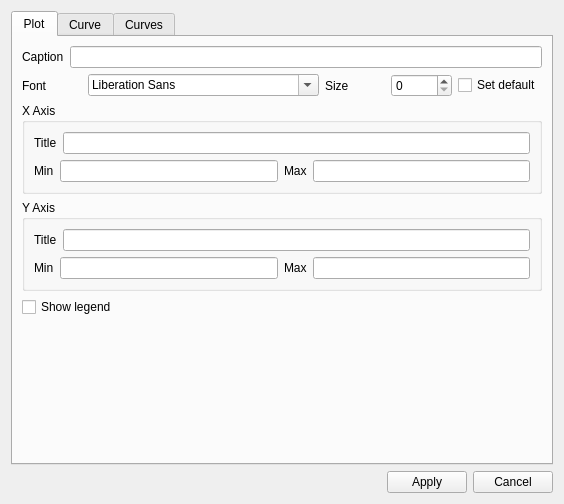
<?xml version="1.0" encoding="UTF-8"?>
<ui version="4.0">
 <class>PlotDialog</class>
 <widget class="QDialog" name="PlotDialog">
  <property name="geometry">
   <rect>
    <x>0</x>
    <y>0</y>
    <width>564</width>
    <height>504</height>
   </rect>
  </property>
  <property name="windowTitle">
   <string>Plot settings</string>
  </property>
  <layout class="QVBoxLayout" name="verticalLayout_8">
   <item>
    <widget class="QTabWidget" name="tabWidget">
     <property name="currentIndex">
      <number>0</number>
     </property>
     <widget class="QWidget" name="tab">
      <attribute name="title">
       <string>Plot</string>
      </attribute>
      <layout class="QVBoxLayout" name="verticalLayout_3">
       <item>
        <layout class="QHBoxLayout" name="horizontalLayout_6">
         <item>
          <widget class="QLabel" name="label">
           <property name="text">
            <string>Caption</string>
           </property>
          </widget>
         </item>
         <item>
          <widget class="QLineEdit" name="leCaption"/>
         </item>
        </layout>
       </item>
       <item>
        <layout class="QHBoxLayout" name="horizontalLayout_7">
         <item>
          <widget class="QLabel" name="label_8">
           <property name="text">
            <string>Font</string>
           </property>
          </widget>
         </item>
         <item>
          <widget class="QFontComboBox" name="fcbTitleFont"/>
         </item>
         <item>
          <widget class="QLabel" name="label_9">
           <property name="text">
            <string>Size</string>
           </property>
          </widget>
         </item>
         <item>
          <widget class="QSpinBox" name="sbTitleFontSize">
           <property name="minimumSize">
            <size>
             <width>61</width>
             <height>0</height>
            </size>
           </property>
          </widget>
         </item>
         <item>
          <widget class="QCheckBox" name="cbSetDefaultTitleFont">
           <property name="text">
            <string>Set default</string>
           </property>
          </widget>
         </item>
        </layout>
       </item>
       <item>
        <widget class="QGroupBox" name="groupBox">
         <property name="title">
          <string>X Axis</string>
         </property>
         <layout class="QVBoxLayout" name="verticalLayout">
          <item>
           <layout class="QHBoxLayout" name="horizontalLayout_2">
            <item>
             <widget class="QLabel" name="label_6">
              <property name="text">
               <string>Title</string>
              </property>
             </widget>
            </item>
            <item>
             <widget class="QLineEdit" name="leXTitle"/>
            </item>
           </layout>
          </item>
          <item>
           <layout class="QHBoxLayout" name="horizontalLayout_4">
            <item>
             <widget class="QLabel" name="label_5">
              <property name="text">
               <string>Min</string>
              </property>
             </widget>
            </item>
            <item>
             <widget class="QLineEdit" name="leXMin"/>
            </item>
            <item>
             <widget class="QLabel" name="label_4">
              <property name="text">
               <string>Max</string>
              </property>
             </widget>
            </item>
            <item>
             <widget class="QLineEdit" name="leXMax"/>
            </item>
           </layout>
          </item>
         </layout>
        </widget>
       </item>
       <item>
        <widget class="QGroupBox" name="groupBox_2">
         <property name="title">
          <string>Y Axis</string>
         </property>
         <layout class="QVBoxLayout" name="verticalLayout_2">
          <item>
           <layout class="QHBoxLayout" name="horizontalLayout_3">
            <item>
             <widget class="QLabel" name="label_7">
              <property name="text">
               <string>Title</string>
              </property>
             </widget>
            </item>
            <item>
             <widget class="QLineEdit" name="leYTitle"/>
            </item>
           </layout>
          </item>
          <item>
           <layout class="QHBoxLayout" name="horizontalLayout_5">
            <item>
             <widget class="QLabel" name="label_2">
              <property name="text">
               <string>Min</string>
              </property>
             </widget>
            </item>
            <item>
             <widget class="QLineEdit" name="leYMin"/>
            </item>
            <item>
             <widget class="QLabel" name="label_3">
              <property name="text">
               <string>Max</string>
              </property>
             </widget>
            </item>
            <item>
             <widget class="QLineEdit" name="leYMax"/>
            </item>
           </layout>
          </item>
         </layout>
        </widget>
       </item>
       <item>
        <widget class="QCheckBox" name="cbShowLegend">
         <property name="text">
          <string>Show legend</string>
         </property>
        </widget>
       </item>
       <item>
        <spacer name="verticalSpacer_3">
         <property name="orientation">
          <enum>Qt::Vertical</enum>
         </property>
         <property name="sizeHint" stdset="0">
          <size>
           <width>20</width>
           <height>40</height>
          </size>
         </property>
        </spacer>
       </item>
      </layout>
     </widget>
     <widget class="QWidget" name="tab_2">
      <attribute name="title">
       <string>Curve</string>
      </attribute>
      <layout class="QHBoxLayout" name="horizontalLayout_8">
       <item>
        <layout class="QVBoxLayout" name="verticalLayout_6">
         <item>
          <layout class="QGridLayout" name="gridLayout_3">
           <item row="0" column="0">
            <widget class="QLabel" name="label_10">
             <property name="text">
              <string>Curve</string>
             </property>
            </widget>
           </item>
           <item row="0" column="1">
            <widget class="QComboBox" name="cbCurve"/>
           </item>
           <item row="1" column="0">
            <widget class="QLabel" name="label_11">
             <property name="text">
              <string>Style</string>
             </property>
            </widget>
           </item>
           <item row="1" column="1">
            <widget class="QComboBox" name="cbStyle"/>
           </item>
          </layout>
         </item>
         <item>
          <spacer name="verticalSpacer_2">
           <property name="orientation">
            <enum>Qt::Vertical</enum>
           </property>
           <property name="sizeHint" stdset="0">
            <size>
             <width>20</width>
             <height>40</height>
            </size>
           </property>
          </spacer>
         </item>
        </layout>
       </item>
       <item>
        <layout class="QVBoxLayout" name="verticalLayout_5">
         <item>
          <widget class="QGroupBox" name="groupBox_3">
           <property name="title">
            <string>Line</string>
           </property>
           <layout class="QGridLayout" name="gridLayout">
            <item row="0" column="0">
             <widget class="QLabel" name="label_12">
              <property name="text">
               <string>Pen style</string>
              </property>
             </widget>
            </item>
            <item row="0" column="1">
             <widget class="QtAPI::PenStyleBox" name="cbPenStyle"/>
            </item>
            <item row="1" column="0">
             <widget class="QLabel" name="label_13">
              <property name="text">
               <string>Width</string>
              </property>
             </widget>
            </item>
            <item row="1" column="1">
             <widget class="QSpinBox" name="sbLineWidth">
              <property name="minimum">
               <number>1</number>
              </property>
             </widget>
            </item>
            <item row="2" column="0">
             <widget class="QLabel" name="label_14">
              <property name="text">
               <string>Color</string>
              </property>
             </widget>
            </item>
            <item row="2" column="1">
             <widget class="QtAPI::ColorBox" name="cbLineColor"/>
            </item>
           </layout>
          </widget>
         </item>
         <item>
          <widget class="QGroupBox" name="groupBox_4">
           <property name="title">
            <string>Symbol</string>
           </property>
           <layout class="QGridLayout" name="gridLayout_2">
            <item row="0" column="0">
             <widget class="QLabel" name="label_15">
              <property name="text">
               <string>Shape</string>
              </property>
             </widget>
            </item>
            <item row="0" column="1">
             <widget class="QtAPI::SymbolBox" name="cbSymbolShape"/>
            </item>
            <item row="2" column="0">
             <widget class="QLabel" name="label_16">
              <property name="text">
               <string>Size</string>
              </property>
             </widget>
            </item>
            <item row="2" column="1">
             <widget class="QSpinBox" name="sbSymbolSize"/>
            </item>
            <item row="1" column="0">
             <widget class="QLabel" name="label_17">
              <property name="text">
               <string>Brush</string>
              </property>
             </widget>
            </item>
            <item row="1" column="1">
             <widget class="QtAPI::ColorBox" name="cbSymbolColor"/>
            </item>
           </layout>
          </widget>
         </item>
         <item>
          <spacer name="verticalSpacer">
           <property name="orientation">
            <enum>Qt::Vertical</enum>
           </property>
           <property name="sizeHint" stdset="0">
            <size>
             <width>20</width>
             <height>40</height>
            </size>
           </property>
          </spacer>
         </item>
        </layout>
       </item>
      </layout>
     </widget>
     <widget class="QWidget" name="tab_3">
      <attribute name="title">
       <string>Curves</string>
      </attribute>
      <layout class="QVBoxLayout" name="verticalLayout_7" stretch="1,0">
       <item>
        <widget class="QSplitter" name="splitter">
         <property name="orientation">
          <enum>Qt::Horizontal</enum>
         </property>
         <widget class="QWidget" name="">
          <layout class="QVBoxLayout" name="verticalLayout_4">
           <item>
            <widget class="QComboBox" name="cbPlots"/>
           </item>
           <item>
            <widget class="QListWidget" name="lstOtherCurves"/>
           </item>
          </layout>
         </widget>
         <widget class="QListWidget" name="lstThisCurves"/>
        </widget>
       </item>
       <item>
        <layout class="QHBoxLayout" name="horizontalLayout_9">
         <item>
          <widget class="QPushButton" name="btnCopy">
           <property name="text">
            <string>Copy &gt;&gt;</string>
           </property>
          </widget>
         </item>
         <item>
          <spacer name="horizontalSpacer_2">
           <property name="orientation">
            <enum>Qt::Horizontal</enum>
           </property>
           <property name="sizeHint" stdset="0">
            <size>
             <width>40</width>
             <height>20</height>
            </size>
           </property>
          </spacer>
         </item>
         <item>
          <widget class="QPushButton" name="btnDelete">
           <property name="text">
            <string>Delete</string>
           </property>
          </widget>
         </item>
        </layout>
       </item>
      </layout>
     </widget>
    </widget>
   </item>
   <item>
    <layout class="QHBoxLayout" name="horizontalLayout">
     <item>
      <spacer name="horizontalSpacer">
       <property name="orientation">
        <enum>Qt::Horizontal</enum>
       </property>
       <property name="sizeHint" stdset="0">
        <size>
         <width>40</width>
         <height>20</height>
        </size>
       </property>
      </spacer>
     </item>
     <item>
      <widget class="QPushButton" name="btnApply">
       <property name="text">
        <string>Apply</string>
       </property>
      </widget>
     </item>
     <item>
      <widget class="QPushButton" name="btnCancel">
       <property name="text">
        <string>Cancel</string>
       </property>
      </widget>
     </item>
    </layout>
   </item>
  </layout>
 </widget>
 <customwidgets>
  <customwidget>
   <class>QtAPI::ColorBox</class>
   <extends>QComboBox</extends>
   <header>QtAPI/ColorBox.h</header>
  </customwidget>
  <customwidget>
   <class>QtAPI::PenStyleBox</class>
   <extends>QComboBox</extends>
   <header>QtAPI/PenStyleBox.h</header>
  </customwidget>
  <customwidget>
   <class>QtAPI::SymbolBox</class>
   <extends>QComboBox</extends>
   <header>QtAPI/SymbolBox.h</header>
  </customwidget>
 </customwidgets>
 <resources/>
 <connections/>
</ui>
